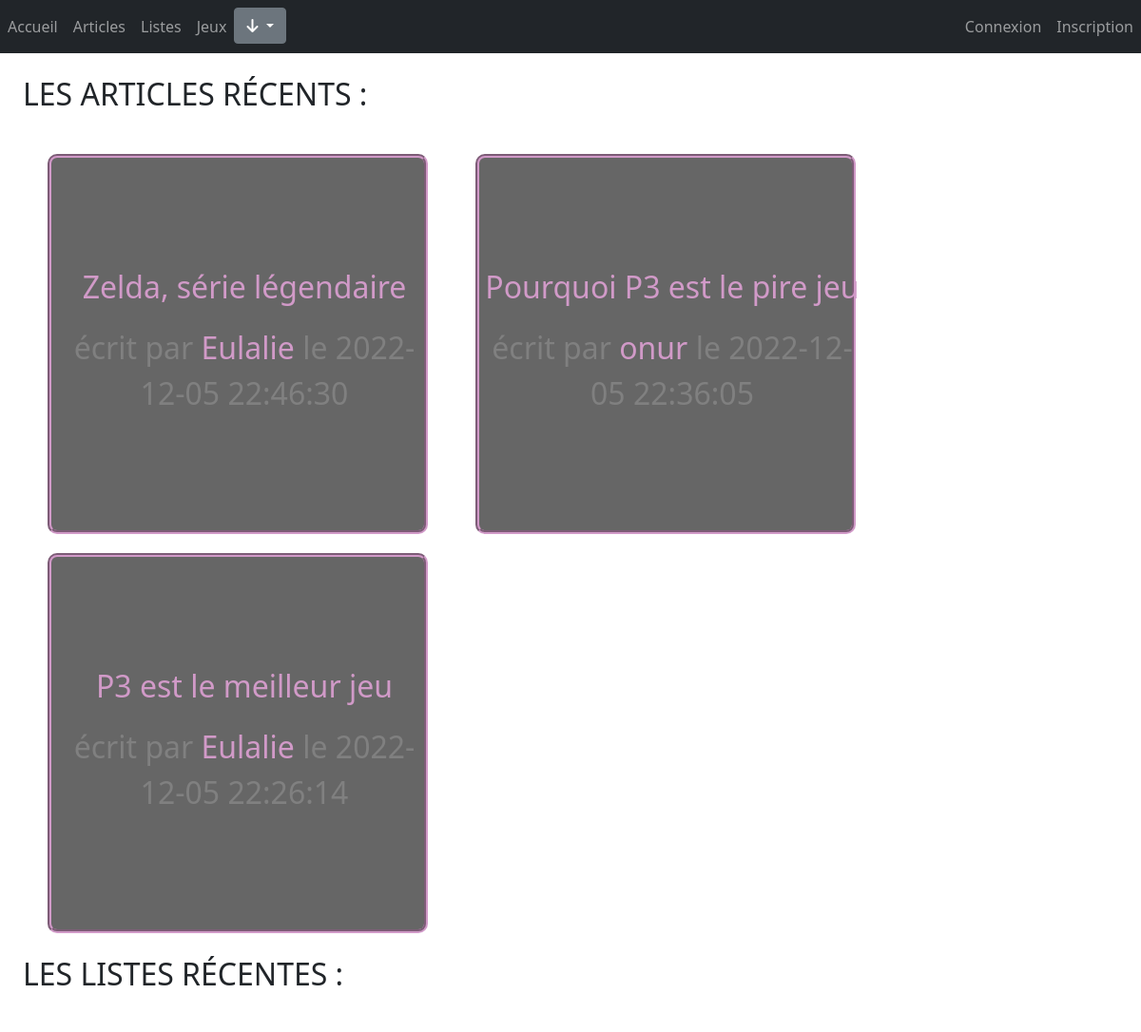
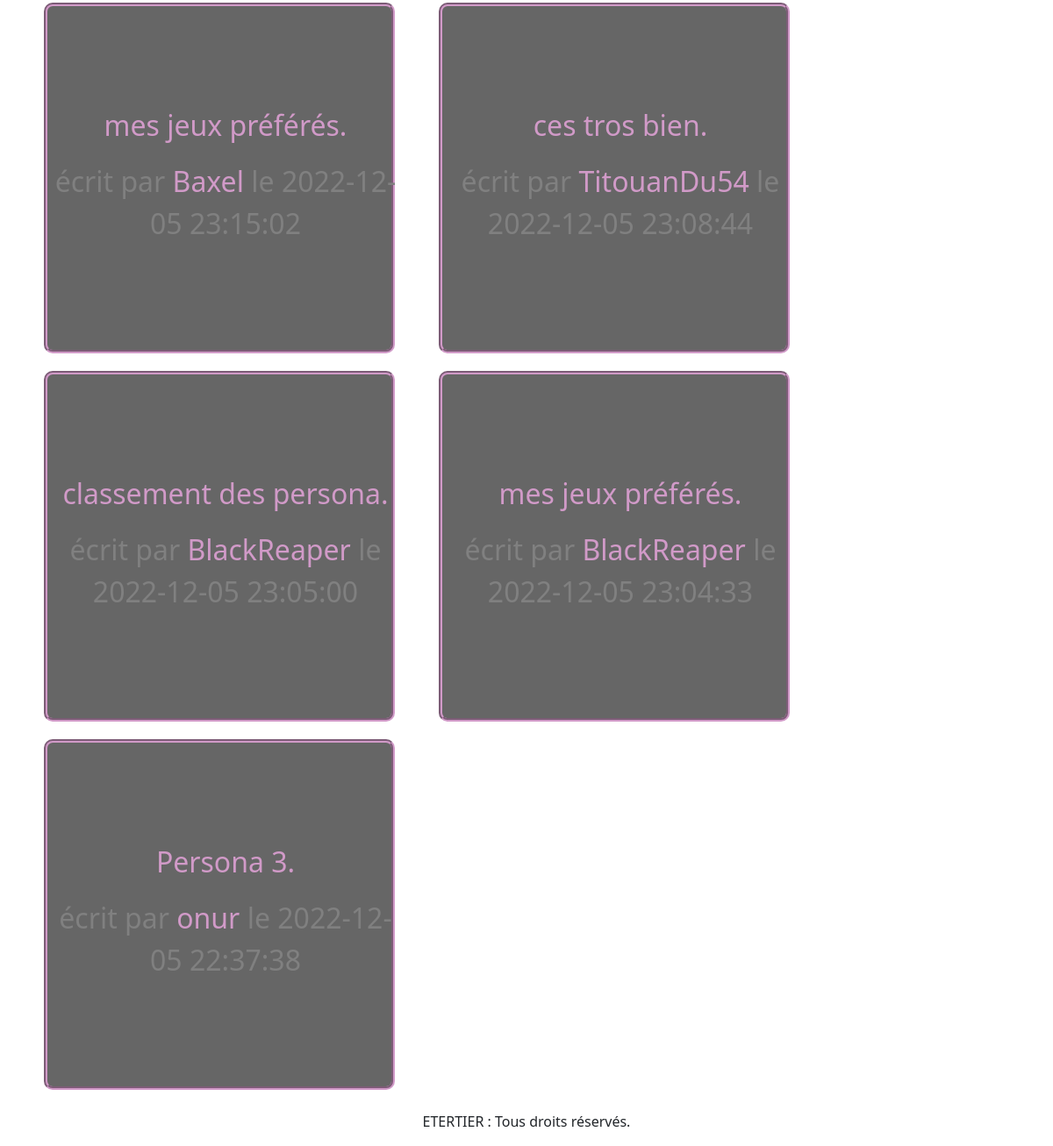
The app's page /Etertier/index.php with its own data (2 pictures, top to bottom).
### tables this page shows
CREATE TABLE IF NOT EXISTS `articles` (
  `idArticle` bigint(20) UNSIGNED NOT NULL AUTO_INCREMENT,
  `idAuteur` bigint(20) UNSIGNED NOT NULL,
  `nom` varchar(32) NOT NULL,
  `texte` text NOT NULL,
  `date` datetime NOT NULL,
  PRIMARY KEY (`idArticle`),
  UNIQUE KEY `idArticle` (`idArticle`),
  KEY `FK_articles_membres` (`idAuteur`)
);

CREATE TABLE IF NOT EXISTS `membres` (
  `id` bigint(20) UNSIGNED NOT NULL AUTO_INCREMENT,
  `login` varchar(32) NOT NULL,
  `password` varchar(255) NOT NULL,
  `redacteur` tinyint(1) NOT NULL DEFAULT '0',
  `bio` text,
  `photoprofil` varchar(255) NOT NULL,
  PRIMARY KEY (`id`),
  UNIQUE KEY `id` (`id`)
);

CREATE TABLE IF NOT EXISTS `listes` (
  `idListe` bigint(20) UNSIGNED NOT NULL AUTO_INCREMENT,
  `auteur` bigint(20) UNSIGNED NOT NULL,
  `titre` varchar(50) NOT NULL,
  `dateCreation` datetime DEFAULT NULL,
  `public` tinyint(1) NOT NULL,
  PRIMARY KEY (`idListe`),
  UNIQUE KEY `idListe` (`idListe`),
  KEY `FK_listes_membres` (`auteur`)
);

### Etertier/modules/ModAccueil/cont_accueil.php (called while the page is built, shortened)
<?php
class ControleurAccueil {
    public $vue;
	private $modele;
    public function __construct() {
        require_once "vue_accueil.php";
        $this->vue = new VueAccueil();
        require_once "modele_accueil.php";
        $this->modele = new ModeleAccueil();
    }
    public function listeArticlesRecents(){
		$this->vue->afficher_liste_articles_recents($this->modele->get_liste_articles_recents());
	}
    public function listeTierlistsRecentes(){
		$this->vue->afficher_liste_tierlists_recents($this->modele->get_liste_tierlists_recents());
	}
}
?>

### Etertier/modules/ModAccueil/mod_accueil.php (called while the page is built, shortened)
<?php
class ModAccueil {
    public function __construct() {
        require_once "cont_accueil.php";
		$cont = new ControleurAccueil();
        $cont->listeArticlesRecents();
        $cont->listeTierlistsRecentes();
		$this->affichage = $cont->vue->getAffichage();
    }
}
?>

### Etertier/index.php (called while the page is built, shortened)
<?php
	if(isset($_GET['module'])){
		switch($_GET['module']){
			case 'connexion':
				include_once('modules/ModConnexion/mod_connexion.php');
				$module = new ModConnexion();
				break;
			case 'article':
				include_once('modules/ModArticles/mod_article.php');
				$module = new ModArticle();
				break;
			case 'jeuxListe';
			case 'jeux':
				include_once('modules/ModJeux/mod_jeux.php');
				$module = new ModJeux();
				break;
			case 'listes':
				include_once('modules/ModListes/mod_listes.php');
				$module = new ModListes();
				break;
			case 'pageuser':
				include_once('modules/ModUtilisateur/mod_utilisateur.php');
				$module = new ModUtilisateur();
				break;
			case 'creationListe':
				if(isset($_SESSION['login'])){
					include_once('modules/ModCreationListe/mod_creationListe.php');
					$module = new ModCreationListe();
				}
				else{
					include_once('modules/ModAccueil/mod_accueil.php');
					$module = new ModAccueil();
				}
				break;
			case 'creerjeu':
				if(isset($_SESSION['login']) && isset($_SESSION['redacteur']) && $_SESSION['redacteur']==1){
					include_once('modules/ModCreerJeux/mod_creer_jeux.php');
					$module = new ModCreerJeux();
				}
				else{
					include_once('modules/ModAccueil/mod_accueil.php');
					$module = new ModAccueil();
				}
				break;
			default:
				include_once('modules/ModAccueil/mod_accueil.php');
				$module = new ModAccueil();
		}
	}
	else{
		include_once('modules/ModAccueil/mod_accueil.php');
		$module = new ModAccueil();
	}
    require_once "composants/CompMenu/comp_menu.php";
    $menu = new CompMenu();
	include_once('template.php');
?>

### Etertier/modules/ModAccueil/modele_accueil.php (called while the page is built, shortened)
<?php
class ModeleAccueil extends Connexion{
    public function get_liste_articles_recents(){
		$selecPrepare = self::$bdd->prepare('SELECT articles.idArticle, articles.nom, articles.idAuteur, articles.date, membres.login FROM articles INNER JOIN membres ON membres.id = articles.idAuteur  ORDER BY articles.date DESC LIMIT 5');
		$selecPrepare->execute();
		$tab = $selecPrepare->fetchall();
		return $tab;
	}
    public function get_liste_tierlists_recents(){
		$selecPrepare = self::$bdd->prepare('SELECT listes.idListe, listes.titre, listes.dateCreation, membres.login, membres.id FROM listes INNER JOIN membres ON membres.id = listes.auteur WHERE listes.public = 1 ORDER BY listes.dateCreation DESC LIMIT 5');
		$selecPrepare->execute();
		$tab = $selecPrepare->fetchall();
		return $tab;
	}
}
?>

### Etertier/composants/CompMenu/cont_menu.php (called while the page is built, shortened)
<?php
	class ContMenu {
		public function __construct () {
			require_once 'modele_menu.php';
			require_once 'vue_menu.php';
			$this->modele = new ModeleMenu();
			$this->vue = new VueMenu($this->modele->get_genres());
		}
	}
?>

### Etertier/composants/CompMenu/modele_menu.php (called while the page is built, shortened)
<?php
class ModeleMenu extends Connexion{
	public function get_genres(){
		$selecPrepare = self::$bdd->prepare('SELECT* FROM genres');
		$selecPrepare->execute();
		$tab = $selecPrepare->fetchall();
		return $tab;
	}
}
?>

### Etertier/vue_generique.php (called while the page is built, shortened)
<?php
	class VueGenerique {
		public function getAffichage(){
			return ob_get_clean();
		}
	}
?>

### Etertier/modules/ModAccueil/vue_accueil.php (the view, shortened to what this page needs)
<?php
require_once"vue_generique.php";
class VueAccueil extends VueGenerique{
    public function afficher_liste_articles_recents($tab){
		echo '<h2 class="text-uppercase m-4">Les Articles récents :</h2>';
		foreach($tab as $cle=>$val){
			echo '<div class="d">
				<div class="center">
					<p>
						<a href="index.php?module=article&action=details&id=' . $val['idArticle'] . '">' . $val['nom'] . '</a>
					</p>
					<p>'."écrit par <a href=index.php?module=pageuser&id=".$val['idAuteur'].">".$val['login']."</a> le ".$val['date'].'</p>
				</div>
			</div>';
		}
	}
    public function afficher_liste_tierlists_recents($tab){
		echo '<h2 class="text-uppercase m-4">Les Listes récentes :</h2>';
		foreach($tab as $cle=>$val){
			echo '<div class="d">
				<div class="center">
					<p>
						<a href="index.php?module=listes&action=details&id=' . $val['idListe'] . '">' . $val['titre'] . '.</a>
					</p>
					<p>'."écrit par <a href=index.php?module=pageuser&id=".$val['id'].">".$val['login']."</a> le ".$val['dateCreation'].'</p>
				</div>
			</div>';
		}
	}
}
?>

### Etertier/composants/CompMenu/vue_menu.php (shortened to what this page needs)
<?php
	class VueMenu{
		public function __construct ($tab){
			$this->contenu = '<div>';
				$this->contenu .=
					"<nav class=\"navbar navbar-expand navbar-dark bg-dark\">
						<div class=\"navbar-collapse collapse justify-content-between\">
							<ul class=\"navbar-nav\">
								<li class=\"nav-item\"><a class=\"nav-link\" href=\"index.php\">Accueil</a></li>
								<li class=\"nav-item\"><a class=\"nav-link\" href=\"index.php?module=article\">Articles</a></li>
								<li class=\"nav-item\"><a class=\"nav-link\" href=\"index.php?module=listes\">Listes</a></li>
								<li class=\"nav-item\"><a class=\"nav-link\" href=\"index.php?module=jeux\">Jeux</a></li>
								<li class=\"nav-item dropdown\">
									<button class=\"btn btn-secondary dropdown-toggle\" type=\"button\" id=\"dropdownmenu\" data-bs-toggle=\"dropdown\" aria-expanded=\"false\">
										<i class=\"fa-solid fa-arrow-down\"></i>
									</button>
									<div class=\"dropdown-menu\" aria-labelledby=\"dropdownmenu\">";
									foreach($tab as $cle=>$val){
										$this->contenu .= "<a class=\"dropdown-item\" href=\"index.php?module=jeux&action=genre&genre=". $val['idGenre'] ."\">". $val['nomGenre'] ."</a>";
									}
								$this->contenu.="</div>";
								$this->contenu.="</ul>";
				if(!isset($_SESSION['login'])){
				  $this->contenu .=
				  "		<ul class=\"navbar-nav\">
							<li class=\"nav-item\"><a class=\"nav-link\" href=index.php?module=connexion&action=connexion>Connexion</a></li>
							<li class=\"nav-item\"><a class=\"nav-link\" href=index.php?module=connexion&action=inscription>Inscription</a></li>
						</ul></div></nav>";
				} else{
					$this->contenu .= "<ul class=\"navbar-nav\">
							<li class=\"nav-item\"><a class=\"nav-link\" href=index.php?module=pageuser>".$_SESSION['login']."</a></li>
							<li class=\"nav-item\"><a class=\"nav-link\" href=index.php?module=connexion&action=deconnexion>Déconnexion</a></li>
						</ul></div></nav>";
				}
		}
	}
?>

### Etertier/template.php (shortened to what this page needs)
<!DOCTYPE html>
<html lang="fr">
<head>
	<link rel="stylesheet" href="bootstrap/css/bootstrap.min.css">
	<link rel="stylesheet" href="bootstrap/css/all.css">
	<link rel="stylesheet" href="bootstrap/css/perso.css">
</head>
<body>
    <header>
		<?php echo $menu->affiche();?>
    </header>
    <main>
		<?php
			if(isset($module)){echo $module->affichage;}
		?>
	</main>
	<footer id ="footer">
		<br>
		<p class="text-center">ETERTIER : Tous droits réservés.</p>
	</footer>
</body>
</html>

### Etertier/composants/CompMenu/comp_menu.php
<?php
	class compMenu{
		public $controleur;
		public function __construct () {
			include 'cont_menu.php';
			$this->controleur = new ContMenu();
		}
		public function affiche(){
			echo $this->controleur->vue->contenu;
		}
	}
?>

### records on screen
articles: nom "Zelda, série légendaire", idAuteur.login "Eulalie", date "2022-12-05 22:46:30"
articles: nom "Pourquoi P3 est le pire jeu", idAuteur.login "onur", date "2022-12-05 22:36:05"
articles: nom "P3 est le meilleur jeu", idAuteur.login "Eulalie", date "2022-12-05 22:26:14"
listes: titre "mes jeux préférés", auteur.login "Baxel", dateCreation "2022-12-05 23:15:02"
listes: titre "ces tros bien", auteur.login "TitouanDu54", dateCreation "2022-12-05 23:08:44"
listes: titre "classement des persona", auteur.login "BlackReaper", dateCreation "2022-12-05 23:05:00"
listes: titre "mes jeux préférés", auteur.login "BlackReaper", dateCreation "2022-12-05 23:04:33"
listes: titre "Persona 3", auteur.login "onur", dateCreation "2022-12-05 22:37:38"
